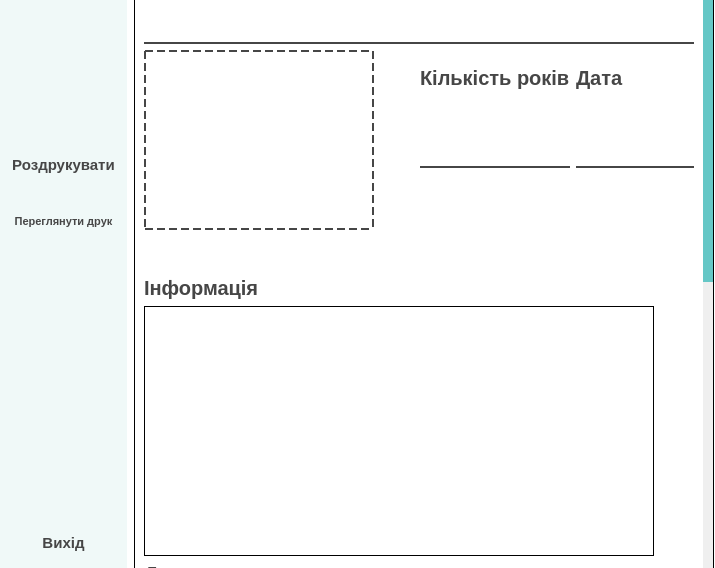
<?xml version="1.0" encoding="UTF-8"?>
<ui version="4.0">
 <class>MainWindow</class>
 <widget class="QMainWindow" name="MainWindow">
  <property name="geometry">
   <rect>
    <x>0</x>
    <y>0</y>
    <width>715</width>
    <height>568</height>
   </rect>
  </property>
  <property name="minimumSize">
   <size>
    <width>715</width>
    <height>568</height>
   </size>
  </property>
  <property name="maximumSize">
   <size>
    <width>715</width>
    <height>568</height>
   </size>
  </property>
  <property name="windowTitle">
   <string>MainWindow</string>
  </property>
  <property name="styleSheet">
   <string notr="true">*{
font-family: 'Comfortaa', cursive;
font-weight: bold;
color: #464646;
}
QMainWindow{
background: white;
}

QScrollBar:vertical {
width: 10px;
  border-radius: 10px;
}
QPushButton:hover{
border: 2px dashed #464646;
}
QScrollBar::handle:vertical {
    background: rgb(101, 199, 198);
}
QPushButton:pressed {
   background: rgb(240, 249, 248);
}
QScrollBar::add-line:vertical,
QScrollBar::sub-line:vertical {
    border: none;
    background: none;
}</string>
  </property>
  <widget class="QWidget" name="centralwidget">
   <layout class="QGridLayout" name="gridLayout">
    <property name="leftMargin">
     <number>0</number>
    </property>
    <property name="topMargin">
     <number>0</number>
    </property>
    <property name="rightMargin">
     <number>0</number>
    </property>
    <property name="bottomMargin">
     <number>0</number>
    </property>
    <item row="0" column="0">
     <widget class="QFrame" name="leftTab">
      <property name="maximumSize">
       <size>
        <width>135</width>
        <height>16777215</height>
       </size>
      </property>
      <property name="styleSheet">
       <string notr="true">*{
background-color: rgb(240, 249, 248);
}
QPushButton{
font-size: 15px;
font-weight: bold;
border: 0px solid none;
padding: 10px;
}
QPushButton:hover{
border: 2px dashed rgb(101, 199, 198);
}
</string>
      </property>
      <layout class="QGridLayout" name="leftTabGrid_2">
       <property name="leftMargin">
        <number>0</number>
       </property>
       <property name="topMargin">
        <number>0</number>
       </property>
       <property name="rightMargin">
        <number>0</number>
       </property>
       <property name="bottomMargin">
        <number>6</number>
       </property>
       <item row="0" column="0">
        <widget class="QLabel" name="logoPhoto_2">
         <property name="styleSheet">
          <string notr="true">padding: 30px;
margin: 30px;
border-image: url(img/clear-logo.png);
</string>
         </property>
         <property name="text">
          <string/>
         </property>
        </widget>
       </item>
       <item row="5" column="0">
        <widget class="QPushButton" name="btn_exit_2">
         <property name="text">
          <string>Вихід</string>
         </property>
        </widget>
       </item>
       <item row="3" column="0">
        <widget class="QPushButton" name="preview">
         <property name="sizePolicy">
          <sizepolicy hsizetype="Ignored" vsizetype="Minimum">
           <horstretch>0</horstretch>
           <verstretch>0</verstretch>
          </sizepolicy>
         </property>
         <property name="minimumSize">
          <size>
           <width>0</width>
           <height>50</height>
          </size>
         </property>
         <property name="styleSheet">
          <string notr="true">font-size: 11px;</string>
         </property>
         <property name="text">
          <string>Переглянути друк</string>
         </property>
         <property name="autoRepeat">
          <bool>true</bool>
         </property>
         <property name="autoExclusive">
          <bool>true</bool>
         </property>
         <property name="autoRepeatDelay">
          <number>20</number>
         </property>
         <property name="autoDefault">
          <bool>true</bool>
         </property>
         <property name="default">
          <bool>true</bool>
         </property>
         <property name="flat">
          <bool>true</bool>
         </property>
        </widget>
       </item>
       <item row="2" column="0">
        <widget class="QPushButton" name="print">
         <property name="minimumSize">
          <size>
           <width>0</width>
           <height>50</height>
          </size>
         </property>
         <property name="text">
          <string>Роздрукувати</string>
         </property>
        </widget>
       </item>
       <item row="4" column="0">
        <spacer name="verticalSpacer_2">
         <property name="orientation">
          <enum>Qt::Vertical</enum>
         </property>
         <property name="sizeHint" stdset="0">
          <size>
           <width>20</width>
           <height>40</height>
          </size>
         </property>
        </spacer>
       </item>
      </layout>
     </widget>
    </item>
    <item row="0" column="1">
     <widget class="QStackedWidget" name="stackedWidget">
      <property name="currentIndex">
       <number>0</number>
      </property>
      <widget class="QWidget" name="page1">
       <layout class="QGridLayout" name="gridLayout_3">
        <property name="leftMargin">
         <number>0</number>
        </property>
        <property name="topMargin">
         <number>0</number>
        </property>
        <property name="rightMargin">
         <number>0</number>
        </property>
        <property name="bottomMargin">
         <number>0</number>
        </property>
        <property name="spacing">
         <number>0</number>
        </property>
        <item row="0" column="0">
         <widget class="QScrollArea" name="scrollArea">
          <property name="maximumSize">
           <size>
            <width>580</width>
            <height>568</height>
           </size>
          </property>
          <property name="styleSheet">
           <string notr="true">#scrollArea{

border: 1px solid black;
border-top: 0px;
border-bottom: 0px;
background: transparent;
}</string>
          </property>
          <property name="widgetResizable">
           <bool>true</bool>
          </property>
          <widget class="QWidget" name="scrollAreaWidgetContents">
           <property name="geometry">
            <rect>
             <x>0</x>
             <y>0</y>
             <width>562</width>
             <height>1163</height>
            </rect>
           </property>
           <property name="styleSheet">
            <string notr="true">*{
margin: 0px;
font-size: 20px;
background: transparent;
color: #464646;
}
QLabel{
border: 2px solid #464646;
border-top: none;
border-right: none;
border-left: none;
}
QPushButton{
font-size: 13px;
padding-top: 5px;
padding-bottom: 5px;
border: 1px solid #464646;
}
QPushButton:hover{
border: 2px dashed #464646;
}
QPushButton:pressed {
   background: rgb(240, 249, 248);
}</string>
           </property>
           <layout class="QGridLayout" name="gridLayout_2">
            <item row="14" column="1">
             <widget class="QPushButton" name="next">
              <property name="text">
               <string>&gt;</string>
              </property>
             </widget>
            </item>
            <item row="7" column="0" colspan="3">
             <spacer name="verticalSpacer_4">
              <property name="orientation">
               <enum>Qt::Vertical</enum>
              </property>
              <property name="sizeHint" stdset="0">
               <size>
                <width>20</width>
                <height>40</height>
               </size>
              </property>
             </spacer>
            </item>
            <item row="19" column="1" colspan="2">
             <widget class="QPushButton" name="goBack_btn">
              <property name="styleSheet">
               <string notr="true">QPushButton{
border: 2px solid rgb(101, 199, 198);
background: rgb(101, 199, 198);
padding: 10px;
border-radius: 10px;
font-size: 20px;
color: rgb(240, 249, 248);
}
QPushButton:hover{
border: 2px dashed  rgb(101, 199, 198);
color: rgb(101, 199, 198);
background: rgb(240, 249, 248);
}</string>
              </property>
              <property name="text">
               <string>Повернутися</string>
              </property>
             </widget>
            </item>
            <item row="14" column="0">
             <widget class="QPushButton" name="previous">
              <property name="text">
               <string>&lt;</string>
              </property>
             </widget>
            </item>
            <item row="9" column="0" colspan="3">
             <widget class="QLabel" name="inf">
              <property name="minimumSize">
               <size>
                <width>0</width>
                <height>250</height>
               </size>
              </property>
              <property name="maximumSize">
               <size>
                <width>510</width>
                <height>16777215</height>
               </size>
              </property>
              <property name="styleSheet">
               <string notr="true">border: 1px solid black;
font-size: 14px;</string>
              </property>
              <property name="text">
               <string/>
              </property>
              <property name="alignment">
               <set>Qt::AlignLeading|Qt::AlignLeft|Qt::AlignTop</set>
              </property>
              <property name="wordWrap">
               <bool>true</bool>
              </property>
              <property name="margin">
               <number>2</number>
              </property>
             </widget>
            </item>
            <item row="3" column="2">
             <widget class="QLabel" name="birthDate">
              <property name="styleSheet">
               <string notr="true">font-size: 15px;</string>
              </property>
              <property name="text">
               <string/>
              </property>
             </widget>
            </item>
            <item row="14" column="2">
             <widget class="QLabel" name="listCount">
              <property name="styleSheet">
               <string notr="true">border: 0px;</string>
              </property>
              <property name="text">
               <string>№ Сторінки</string>
              </property>
              <property name="alignment">
               <set>Qt::AlignBottom|Qt::AlignLeading|Qt::AlignLeft</set>
              </property>
             </widget>
            </item>
            <item row="10" column="0">
             <widget class="QLabel" name="AddictionalText">
              <property name="styleSheet">
               <string notr="true">border: 0px;</string>
              </property>
              <property name="text">
               <string>Додатки</string>
              </property>
             </widget>
            </item>
            <item row="17" column="0" colspan="3">
             <widget class="QListWidget" name="doc_list">
              <property name="minimumSize">
               <size>
                <width>0</width>
                <height>0</height>
               </size>
              </property>
              <property name="maximumSize">
               <size>
                <width>16777215</width>
                <height>40</height>
               </size>
              </property>
             </widget>
            </item>
            <item row="11" column="0" colspan="3">
             <widget class="QStackedWidget" name="Addictional">
              <property name="minimumSize">
               <size>
                <width>0</width>
                <height>300</height>
               </size>
              </property>
              <property name="styleSheet">
               <string notr="true">border: 1px solid black;</string>
              </property>
              <property name="currentIndex">
               <number>-1</number>
              </property>
             </widget>
            </item>
            <item row="3" column="1">
             <widget class="QLabel" name="years_old">
              <property name="styleSheet">
               <string notr="true">font-size: 15px;</string>
              </property>
              <property name="text">
               <string/>
              </property>
             </widget>
            </item>
            <item row="2" column="0" rowspan="3">
             <widget class="QLabel" name="photo">
              <property name="minimumSize">
               <size>
                <width>230</width>
                <height>180</height>
               </size>
              </property>
              <property name="maximumSize">
               <size>
                <width>230</width>
                <height>180</height>
               </size>
              </property>
              <property name="styleSheet">
               <string notr="true">QLabel {
padding: 50px;
padding-bottom: 50px;
border: 2px dashed #464646;
}</string>
              </property>
              <property name="text">
               <string/>
              </property>
             </widget>
            </item>
            <item row="21" column="0" colspan="3">
             <spacer name="verticalSpacer_3">
              <property name="orientation">
               <enum>Qt::Vertical</enum>
              </property>
              <property name="sizeHint" stdset="0">
               <size>
                <width>20</width>
                <height>40</height>
               </size>
              </property>
             </spacer>
            </item>
            <item row="15" column="0" colspan="3">
             <spacer name="verticalSpacer">
              <property name="orientation">
               <enum>Qt::Vertical</enum>
              </property>
              <property name="sizeHint" stdset="0">
               <size>
                <width>20</width>
                <height>40</height>
               </size>
              </property>
             </spacer>
            </item>
            <item row="1" column="0" colspan="3">
             <widget class="QLabel" name="FIO">
              <property name="text">
               <string/>
              </property>
             </widget>
            </item>
            <item row="2" column="1">
             <widget class="QLabel" name="label">
              <property name="styleSheet">
               <string notr="true">border: 0px;</string>
              </property>
              <property name="text">
               <string>Кількість років</string>
              </property>
              <property name="wordWrap">
               <bool>true</bool>
              </property>
             </widget>
            </item>
            <item row="0" column="0" colspan="3">
             <spacer name="verticalSpacer_5">
              <property name="orientation">
               <enum>Qt::Vertical</enum>
              </property>
              <property name="sizeType">
               <enum>QSizePolicy::Fixed</enum>
              </property>
              <property name="sizeHint" stdset="0">
               <size>
                <width>20</width>
                <height>10</height>
               </size>
              </property>
             </spacer>
            </item>
            <item row="2" column="2">
             <widget class="QLabel" name="label_3">
              <property name="styleSheet">
               <string notr="true">border: 0px;</string>
              </property>
              <property name="text">
               <string>Дата</string>
              </property>
             </widget>
            </item>
            <item row="8" column="0">
             <widget class="QLabel" name="infText">
              <property name="styleSheet">
               <string notr="true">border: 0px;</string>
              </property>
              <property name="text">
               <string>Інформація</string>
              </property>
             </widget>
            </item>
            <item row="16" column="0">
             <widget class="QLabel" name="label_2">
              <property name="styleSheet">
               <string notr="true">border: 0px;</string>
              </property>
              <property name="text">
               <string>Документ Doc, Docx</string>
              </property>
             </widget>
            </item>
            <item row="19" column="0">
             <widget class="QPushButton" name="nextPage">
              <property name="minimumSize">
               <size>
                <width>270</width>
                <height>0</height>
               </size>
              </property>
              <property name="styleSheet">
               <string notr="true">QPushButton{
border: 2px solid rgb(101, 199, 198);
background: rgb(101, 199, 198);
padding: 10px;
border-radius: 10px;
font-size: 20px;
color: rgb(240, 249, 248);
}
QPushButton:hover{
border: 2px dashed  rgb(101, 199, 198);
color: rgb(101, 199, 198);
background: rgb(240, 249, 248);
}</string>
              </property>
              <property name="text">
               <string>Наступна сторінка</string>
              </property>
             </widget>
            </item>
           </layout>
          </widget>
         </widget>
        </item>
       </layout>
      </widget>
      <widget class="QWidget" name="page2">
       <property name="styleSheet">
        <string notr="true">*{
margin: 0px;
font-size: 20px;
background: transparent;
color: #464646;
}
QLabel{
border: 2px solid #464646;
border-top: none;
border-right: none;
border-left: none;
}
QPushButton{
font-size: 13px;
padding-top: 5px;
padding-bottom: 5px;
border: 1px solid #464646;
}
QPushButton:hover{
border: 2px dashed #464646;
}
QPushButton:pressed {
   background: rgb(240, 249, 248);
}</string>
       </property>
       <layout class="QGridLayout" name="gridLayout_4">
        <item row="6" column="0" colspan="2">
         <spacer name="verticalSpacer_8">
          <property name="orientation">
           <enum>Qt::Vertical</enum>
          </property>
          <property name="sizeHint" stdset="0">
           <size>
            <width>20</width>
            <height>20</height>
           </size>
          </property>
         </spacer>
        </item>
        <item row="4" column="0" colspan="2">
         <widget class="QLabel" name="label_5">
          <property name="styleSheet">
           <string notr="true">border: none;</string>
          </property>
          <property name="text">
           <string>Лікар</string>
          </property>
         </widget>
        </item>
        <item row="7" column="0" colspan="2">
         <widget class="QListWidget" name="listWidget">
          <property name="styleSheet">
           <string notr="true">padding: 5px;
font-size: 15px;</string>
          </property>
          <property name="horizontalScrollBarPolicy">
           <enum>Qt::ScrollBarAsNeeded</enum>
          </property>
          <property name="showDropIndicator" stdset="0">
           <bool>false</bool>
          </property>
          <property name="dragEnabled">
           <bool>false</bool>
          </property>
          <property name="alternatingRowColors">
           <bool>false</bool>
          </property>
          <property name="flow">
           <enum>QListView::TopToBottom</enum>
          </property>
          <property name="isWrapping" stdset="0">
           <bool>false</bool>
          </property>
          <property name="modelColumn">
           <number>0</number>
          </property>
          <property name="uniformItemSizes">
           <bool>false</bool>
          </property>
          <property name="wordWrap">
           <bool>true</bool>
          </property>
          <property name="selectionRectVisible">
           <bool>true</bool>
          </property>
          <property name="sortingEnabled">
           <bool>false</bool>
          </property>
         </widget>
        </item>
        <item row="8" column="0">
         <widget class="QPushButton" name="nextPage2">
          <property name="styleSheet">
           <string notr="true">QPushButton{
border: 2px solid rgb(101, 199, 198);
background: rgb(101, 199, 198);
padding: 10px;
border-radius: 10px;
font-size: 20px;
color: rgb(240, 249, 248);
}
QPushButton:hover{
border: 2px dashed  rgb(101, 199, 198);
color: rgb(101, 199, 198);
background: rgb(240, 249, 248);
}</string>
          </property>
          <property name="text">
           <string>Наступна сторінка</string>
          </property>
         </widget>
        </item>
        <item row="1" column="0">
         <widget class="QLabel" name="label_10">
          <property name="styleSheet">
           <string notr="true">border: none;</string>
          </property>
          <property name="text">
           <string>Лікарня</string>
          </property>
         </widget>
        </item>
        <item row="2" column="0" colspan="2">
         <widget class="QLabel" name="place">
          <property name="text">
           <string/>
          </property>
         </widget>
        </item>
        <item row="0" column="0" colspan="2">
         <widget class="Line" name="line_2">
          <property name="sizePolicy">
           <sizepolicy hsizetype="Fixed" vsizetype="Fixed">
            <horstretch>0</horstretch>
            <verstretch>0</verstretch>
           </sizepolicy>
          </property>
          <property name="minimumSize">
           <size>
            <width>586</width>
            <height>20</height>
           </size>
          </property>
          <property name="styleSheet">
           <string notr="true"/>
          </property>
          <property name="frameShadow">
           <enum>QFrame::Sunken</enum>
          </property>
          <property name="orientation">
           <enum>Qt::Horizontal</enum>
          </property>
         </widget>
        </item>
        <item row="3" column="0">
         <spacer name="verticalSpacer_9">
          <property name="orientation">
           <enum>Qt::Vertical</enum>
          </property>
          <property name="sizeType">
           <enum>QSizePolicy::Fixed</enum>
          </property>
          <property name="sizeHint" stdset="0">
           <size>
            <width>20</width>
            <height>20</height>
           </size>
          </property>
         </spacer>
        </item>
        <item row="8" column="1">
         <widget class="QPushButton" name="previousPage2">
          <property name="styleSheet">
           <string notr="true">QPushButton{
border: 2px solid rgb(101, 199, 198);
background: rgb(101, 199, 198);
padding: 10px;
border-radius: 10px;
font-size: 20px;
color: rgb(240, 249, 248);
}
QPushButton:hover{
border: 2px dashed  rgb(101, 199, 198);
color: rgb(101, 199, 198);
background: rgb(240, 249, 248);
}</string>
          </property>
          <property name="text">
           <string>Попередня сторіка</string>
          </property>
         </widget>
        </item>
        <item row="5" column="0" colspan="2">
         <widget class="QLabel" name="doctor_name">
          <property name="text">
           <string/>
          </property>
         </widget>
        </item>
        <item row="9" column="0" colspan="2">
         <widget class="QPushButton" name="goBack_btn_2">
          <property name="styleSheet">
           <string notr="true">QPushButton{
border: 2px solid rgb(101, 199, 198);
background: rgb(101, 199, 198);
padding: 10px;
border-radius: 10px;
font-size: 20px;
color: rgb(240, 249, 248);
}
QPushButton:hover{
border: 2px dashed  rgb(101, 199, 198);
color: rgb(101, 199, 198);
background: rgb(240, 249, 248);
}</string>
          </property>
          <property name="text">
           <string>Повернутися</string>
          </property>
         </widget>
        </item>
       </layout>
      </widget>
      <widget class="QWidget" name="page3">
       <layout class="QGridLayout" name="gridLayout_5">
        <property name="leftMargin">
         <number>0</number>
        </property>
        <property name="topMargin">
         <number>0</number>
        </property>
        <property name="rightMargin">
         <number>0</number>
        </property>
        <property name="bottomMargin">
         <number>0</number>
        </property>
        <property name="spacing">
         <number>6</number>
        </property>
        <item row="6" column="0" colspan="2">
         <spacer name="verticalSpacer_6">
          <property name="orientation">
           <enum>Qt::Vertical</enum>
          </property>
          <property name="sizeType">
           <enum>QSizePolicy::Fixed</enum>
          </property>
          <property name="sizeHint" stdset="0">
           <size>
            <width>20</width>
            <height>20</height>
           </size>
          </property>
         </spacer>
        </item>
        <item row="2" column="0" colspan="2">
         <widget class="QListWidget" name="imageWidget">
          <property name="minimumSize">
           <size>
            <width>0</width>
            <height>0</height>
           </size>
          </property>
          <property name="maximumSize">
           <size>
            <width>16777215</width>
            <height>16777215</height>
           </size>
          </property>
          <property name="styleSheet">
           <string notr="true"/>
          </property>
          <property name="iconSize">
           <size>
            <width>250</width>
            <height>150</height>
           </size>
          </property>
          <property name="textElideMode">
           <enum>Qt::ElideMiddle</enum>
          </property>
          <property name="flow">
           <enum>QListView::LeftToRight</enum>
          </property>
          <property name="isWrapping" stdset="0">
           <bool>true</bool>
          </property>
          <property name="resizeMode">
           <enum>QListView::Adjust</enum>
          </property>
          <property name="gridSize">
           <size>
            <width>270</width>
            <height>210</height>
           </size>
          </property>
          <property name="viewMode">
           <enum>QListView::IconMode</enum>
          </property>
          <property name="wordWrap">
           <bool>true</bool>
          </property>
         </widget>
        </item>
        <item row="4" column="0">
         <widget class="QPushButton" name="nextPage3">
          <property name="minimumSize">
           <size>
            <width>270</width>
            <height>0</height>
           </size>
          </property>
          <property name="maximumSize">
           <size>
            <width>16777215</width>
            <height>16777215</height>
           </size>
          </property>
          <property name="styleSheet">
           <string notr="true">QPushButton{
border: 2px solid rgb(101, 199, 198);
background: rgb(101, 199, 198);
padding: 10px;
border-radius: 10px;
font-size: 20px;
color: rgb(240, 249, 248);
}
QPushButton:hover{
border: 2px dashed  rgb(101, 199, 198);
color: rgb(101, 199, 198);
background: rgb(240, 249, 248);
}</string>
          </property>
          <property name="text">
           <string>Наступна сторінка</string>
          </property>
         </widget>
        </item>
        <item row="5" column="0" colspan="2">
         <widget class="QPushButton" name="goBack_btn_3">
          <property name="minimumSize">
           <size>
            <width>270</width>
            <height>0</height>
           </size>
          </property>
          <property name="maximumSize">
           <size>
            <width>16777215</width>
            <height>16777215</height>
           </size>
          </property>
          <property name="styleSheet">
           <string notr="true">QPushButton{
border: 2px solid rgb(101, 199, 198);
background: rgb(101, 199, 198);
padding: 10px;
border-radius: 10px;
font-size: 20px;
color: rgb(240, 249, 248);
margin-right: 6px;
}
QPushButton:hover{
border: 2px dashed  rgb(101, 199, 198);
color: rgb(101, 199, 198);
background: rgb(240, 249, 248);
}</string>
          </property>
          <property name="text">
           <string>Скасувати</string>
          </property>
         </widget>
        </item>
        <item row="1" column="0" colspan="2">
         <widget class="Line" name="line_3">
          <property name="sizePolicy">
           <sizepolicy hsizetype="Fixed" vsizetype="Fixed">
            <horstretch>0</horstretch>
            <verstretch>0</verstretch>
           </sizepolicy>
          </property>
          <property name="minimumSize">
           <size>
            <width>586</width>
            <height>20</height>
           </size>
          </property>
          <property name="styleSheet">
           <string notr="true"/>
          </property>
          <property name="frameShadow">
           <enum>QFrame::Sunken</enum>
          </property>
          <property name="orientation">
           <enum>Qt::Horizontal</enum>
          </property>
         </widget>
        </item>
        <item row="3" column="0" colspan="2">
         <spacer name="verticalSpacer_7">
          <property name="orientation">
           <enum>Qt::Vertical</enum>
          </property>
          <property name="sizeType">
           <enum>QSizePolicy::Fixed</enum>
          </property>
          <property name="sizeHint" stdset="0">
           <size>
            <width>20</width>
            <height>10</height>
           </size>
          </property>
         </spacer>
        </item>
        <item row="0" column="0" colspan="2">
         <widget class="QLabel" name="label_11">
          <property name="maximumSize">
           <size>
            <width>16777215</width>
            <height>53</height>
           </size>
          </property>
          <property name="styleSheet">
           <string notr="true">font-size: 30px;
font-weight: bold;
padding: 10px;</string>
          </property>
          <property name="text">
           <string>Фото рентгену - Початок</string>
          </property>
         </widget>
        </item>
        <item row="4" column="1">
         <widget class="QPushButton" name="previousPage3">
          <property name="styleSheet">
           <string notr="true">QPushButton{
border: 2px solid rgb(101, 199, 198);
background: rgb(101, 199, 198);
padding: 10px;
border-radius: 10px;
font-size: 20px;
color: rgb(240, 249, 248);
}
QPushButton:hover{
border: 2px dashed  rgb(101, 199, 198);
color: rgb(101, 199, 198);
background: rgb(240, 249, 248);
}</string>
          </property>
          <property name="text">
           <string>Попередня сторінка</string>
          </property>
         </widget>
        </item>
       </layout>
      </widget>
      <widget class="QWidget" name="page4">
       <layout class="QGridLayout" name="gridLayout_6">
        <property name="leftMargin">
         <number>0</number>
        </property>
        <property name="topMargin">
         <number>0</number>
        </property>
        <property name="rightMargin">
         <number>0</number>
        </property>
        <property name="bottomMargin">
         <number>0</number>
        </property>
        <item row="0" column="0" colspan="2">
         <widget class="QLabel" name="label_12">
          <property name="maximumSize">
           <size>
            <width>16777215</width>
            <height>53</height>
           </size>
          </property>
          <property name="styleSheet">
           <string notr="true">font-size: 30px;
font-weight: bold;
padding: 10px;</string>
          </property>
          <property name="text">
           <string>Фото рентгену - Кінець</string>
          </property>
         </widget>
        </item>
        <item row="2" column="0" colspan="2">
         <widget class="QListWidget" name="listWidget_3">
          <property name="minimumSize">
           <size>
            <width>0</width>
            <height>0</height>
           </size>
          </property>
          <property name="maximumSize">
           <size>
            <width>16777215</width>
            <height>16777215</height>
           </size>
          </property>
          <property name="styleSheet">
           <string notr="true"/>
          </property>
          <property name="selectionBehavior">
           <enum>QAbstractItemView::SelectItems</enum>
          </property>
          <property name="iconSize">
           <size>
            <width>250</width>
            <height>150</height>
           </size>
          </property>
          <property name="textElideMode">
           <enum>Qt::ElideMiddle</enum>
          </property>
          <property name="movement">
           <enum>QListView::Static</enum>
          </property>
          <property name="flow">
           <enum>QListView::LeftToRight</enum>
          </property>
          <property name="isWrapping" stdset="0">
           <bool>true</bool>
          </property>
          <property name="resizeMode">
           <enum>QListView::Adjust</enum>
          </property>
          <property name="gridSize">
           <size>
            <width>270</width>
            <height>210</height>
           </size>
          </property>
          <property name="viewMode">
           <enum>QListView::IconMode</enum>
          </property>
          <property name="wordWrap">
           <bool>true</bool>
          </property>
         </widget>
        </item>
        <item row="3" column="0" colspan="2">
         <spacer name="verticalSpacer_10">
          <property name="orientation">
           <enum>Qt::Vertical</enum>
          </property>
          <property name="sizeType">
           <enum>QSizePolicy::Fixed</enum>
          </property>
          <property name="sizeHint" stdset="0">
           <size>
            <width>571</width>
            <height>10</height>
           </size>
          </property>
         </spacer>
        </item>
        <item row="6" column="0" colspan="2">
         <spacer name="verticalSpacer_11">
          <property name="orientation">
           <enum>Qt::Vertical</enum>
          </property>
          <property name="sizeType">
           <enum>QSizePolicy::Fixed</enum>
          </property>
          <property name="sizeHint" stdset="0">
           <size>
            <width>571</width>
            <height>20</height>
           </size>
          </property>
         </spacer>
        </item>
        <item row="1" column="0" colspan="2">
         <widget class="Line" name="line_4">
          <property name="sizePolicy">
           <sizepolicy hsizetype="Fixed" vsizetype="Fixed">
            <horstretch>0</horstretch>
            <verstretch>0</verstretch>
           </sizepolicy>
          </property>
          <property name="minimumSize">
           <size>
            <width>586</width>
            <height>20</height>
           </size>
          </property>
          <property name="styleSheet">
           <string notr="true"/>
          </property>
          <property name="frameShadow">
           <enum>QFrame::Sunken</enum>
          </property>
          <property name="orientation">
           <enum>Qt::Horizontal</enum>
          </property>
         </widget>
        </item>
        <item row="4" column="0">
         <widget class="QPushButton" name="previousPage4">
          <property name="styleSheet">
           <string notr="true">QPushButton{
border: 2px solid rgb(101, 199, 198);
background: rgb(101, 199, 198);
padding: 10px;
border-radius: 10px;
font-size: 20px;
color: rgb(240, 249, 248);
}
QPushButton:hover{
border: 2px dashed  rgb(101, 199, 198);
color: rgb(101, 199, 198);
background: rgb(240, 249, 248);
}</string>
          </property>
          <property name="text">
           <string>Попередня сторінка</string>
          </property>
         </widget>
        </item>
        <item row="4" column="1">
         <widget class="QPushButton" name="goBack_btn_4">
          <property name="minimumSize">
           <size>
            <width>270</width>
            <height>0</height>
           </size>
          </property>
          <property name="maximumSize">
           <size>
            <width>16777215</width>
            <height>16777215</height>
           </size>
          </property>
          <property name="styleSheet">
           <string notr="true">QPushButton{
border: 2px solid rgb(101, 199, 198);
background: rgb(101, 199, 198);
padding: 10px;
border-radius: 10px;
font-size: 20px;
color: rgb(240, 249, 248);
margin-right: 6px;
}
QPushButton:hover{
border: 2px dashed  rgb(101, 199, 198);
color: rgb(101, 199, 198);
background: rgb(240, 249, 248);
}</string>
          </property>
          <property name="text">
           <string>Скасувати</string>
          </property>
         </widget>
        </item>
       </layout>
      </widget>
     </widget>
    </item>
   </layout>
  </widget>
 </widget>
 <resources/>
 <connections/>
</ui>
